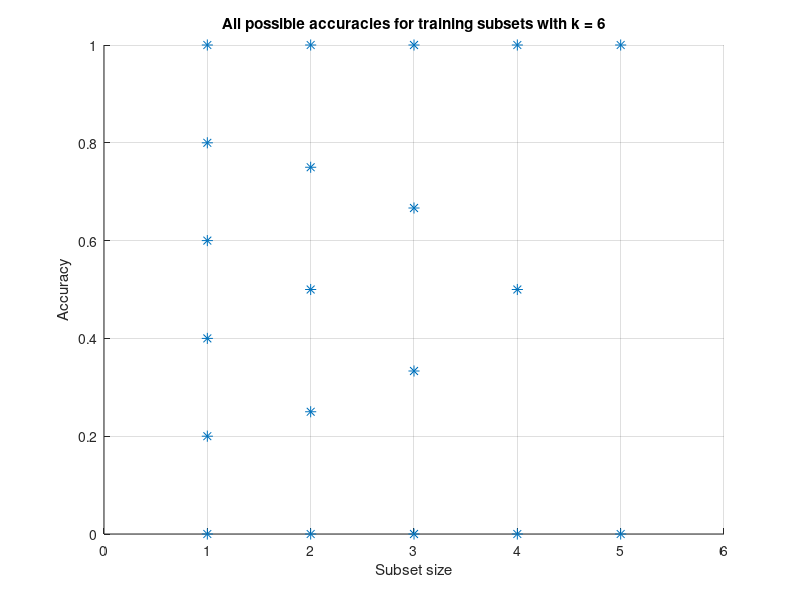

Write MATLAB code to recreate this figure.
1;
more off;
clc;

figure(1);
clc;
hold on;
k = 6;
axis([0, k, 0, 1]);
box off;
grid on;
grid minor off;
xlabel("Subset size");
ylabel("Accuracy");
title("All possible accuracies for training subsets with k = 6");

dataX = [];
dataY = [];
for i = 1:k-1
	dataX = [dataX, i .* ones(1, k-i+1)];
	dataY = [dataY, (0:k-i) ./ (k-i)];
endfor

plot(dataX, dataY, "*", "markersize", 8);
print("../Thesis/pics/accDemonstration.pdf");

# TODO: graph showing some estimation paths
# TODO: graph showing the difference between weighted and unweighted acc curve
# TODO: showcase no-information rate